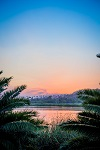
#> input picture assets/image.jpg, 100 x 150 px
$ python 1.py
#> lines starting #> are read from the running program, lines starting #| are printed output that depends on the picture
import cv2

#load an image
img = cv2.imread('assets/image.jpg', 0)
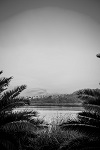
#> img: shape (150, 100); min 0, max 217, mean 126.3

#resize an image
# img = cv2.resize(img, (500, 500))

#change ratio of img
# img = cv2.resize(img, (0, 0), fx=2, fy=2)

#rotate an image
img = cv2.rotate(img, cv2.cv2.ROTATE_90_CLOCKWISE)
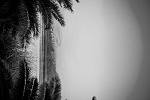
#> img: shape (100, 150); min 0, max 217, mean 126.3

#write output to new img
cv2.imwrite('assets/new_image.jpg', img)


#display an image
cv2.imshow('Image', img)
cv2.waitKey(0)
cv2.destroyAllWindows()
